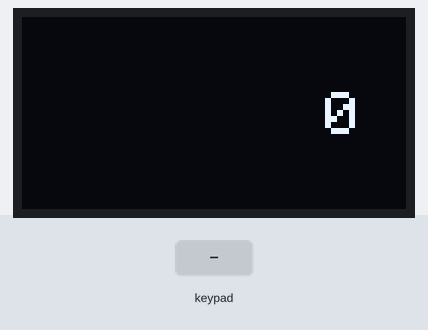
A sketch run on a simulated ESP32. Shown: 128×64 one-colour display. Wiring (inferred from the names in the program): 4×3 keypad with keys 1 2 3 4 5 6 7 8 9 * 0 # (labels assumed): rows GPIO 26, GPIO 27, GPIO 14, GPIO 12; columns GPIO 25, GPIO 32, GPIO 33. The inputs (shaded band) are chosen by the test bench. What the sketch prints to the serial monitor is not drawn.

Above: at 2.2 s.
2.3 s: keypad keys 1 2 * pressed 0.4 s apart
At 4.5 s:
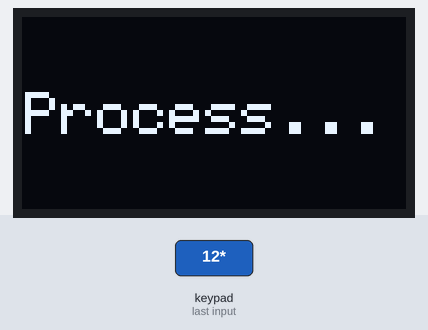
5.0 s: key '2' pressed
8.0 s: key '1' pressed
At 8.9 s:
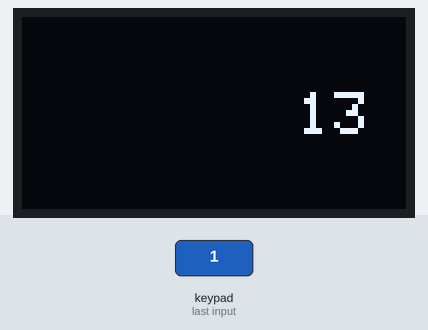
9.7 s: keypad keys 1 2 # pressed 0.4 s apart
At 11.0 s:
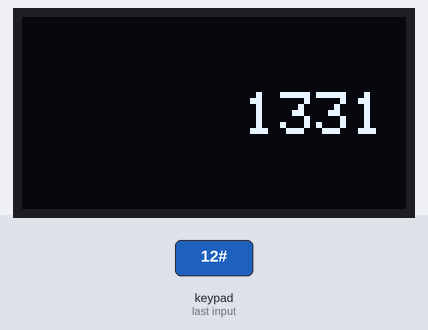
12.4 s: key '*' pressed
At 13.1 s:
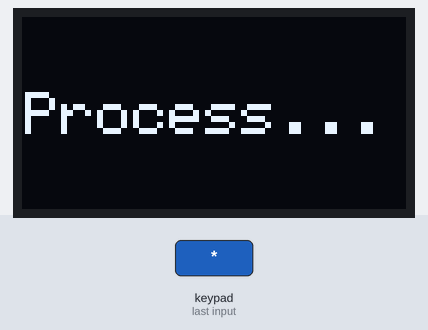
Timing chart, 0 to 15.4 s (numbered marks = the images above; inputs shaded):
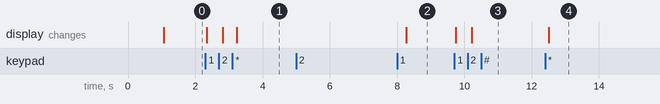

Measured:
- after the input at 2.3 s, the display: first changes at once (image 1 shows a later state)
- after the input at 5.0 s, every drawn part: stays the same
- after the input at 8.0 s, the display: changes after 0.28 s (image 2)
- after the input at 9.7 s, the display: first changes after 0.05 s (image 3 shows a later state)
- after the input at 12.4 s, the display: changes after 0.11 s (image 4)

The sketch:

KeyPad.ino
```cpp
#include <math.h>
#include <SPI.h>
#include <Wire.h>
#include <Adafruit_GFX.h>
#include <Adafruit_SH110X.h>

#define i2c_Address 0x3c

#define SCREEN_WIDTH 128
#define SCREEN_HEIGHT 64
#define OLED_RESET -1
Adafruit_SH1106G display = Adafruit_SH1106G(SCREEN_WIDTH, SCREEN_HEIGHT, &Wire, OLED_RESET);

#define OUT4 12 // 12 For esp32
#define OUT3 14 // 14  For esp32
#define OUT2 27 // 27  For esp32
#define OUT1 26 // 26  For esp32
#define IN3 25 // 25 For esp32
#define IN2 33 // 33  For esp32
#define IN1 32 // 32  For esp32

int keypad[] = {IN1, IN2, IN3, OUT1, OUT2, OUT3, OUT4};
int number[] = {66, 9, 10, 12, 17, 18, 20, 33, 34, 36, 65, 68}; // 65 DEL, 68, ENTER
byte x = B00000000;
int buttonState = LOW;
int count = 0;
int amount = 0;
int digits = 1;
int Withdraw = 0; //Withdraw State
int withdrawTime = 0;
int processTime = 5000;

int lastTime; //For keypad
int delayTime = 10;
byte loopcheck[] = {0, 0, 0};

void setup() {
  Serial.begin(9600);
  display.begin(i2c_Address, true);
  delay(1000);
  pinMode(OUT4, INPUT);
  pinMode(OUT3, INPUT);
  pinMode(OUT2, INPUT);
  pinMode(OUT1, INPUT);
  pinMode(IN3, OUTPUT);
  pinMode(IN2, OUTPUT);
  pinMode(IN1, OUTPUT);
}
void loop() {
  if(millis() - lastTime > delayTime){
    Numpad();
    OLEDdisplay();
    lastTime = millis();
  }
}

void OLEDdisplay() {
  display.clearDisplay();
  display.setTextSize(2);
  display.setTextColor(SH110X_WHITE);
  if(Withdraw){
    display.setCursor(1, 25);
    display.println("Process...");
    if(millis() - withdrawTime > processTime){
      Withdraw = 0;
    }
  }else{
    display.setCursor(110-(digits * 9), 25);
    display.println(amount);
  }

  display.display();
}

void Numpad() {
  digitalWrite(IN1,LOW);
  digitalWrite(IN2,LOW);
  digitalWrite(IN3,LOW);
  digitalWrite(keypad[count],HIGH);
  if(count == 0){
  digitalWrite(IN2,LOW);
    if(loopcheck[0] <= 4 && loopcheck[1] <= 4 && loopcheck[2] <= 4){
      buttonState = LOW;
    }
  }
  count += 1;
  for(int i = 0; i < 7; i++){
    bitWrite(x, i, digitalRead(keypad[i]));
    loopcheck[count-1] = x;
  }
  if(count > 2){
    count = 0;
  }
  for(int i = 0; i < 12; i++){
    if(x == number[i] && !buttonState){
      if(i == 10){
        if(amount == 0){
          Serial.println("cancel");
        }else{
          amount /= 10;
          if(digits > 1){
            digits--;
          }
        }
      }
      if(i == 11 && amount > 0){
        Serial.println("Withdraw");
        withdrawTime = millis();
        Withdraw = 1;
        amount = 0;
        digits = 1;
      }
      if(amount < 1000 && i < 10){
        if(amount > 0){
          amount *= 10;
          digits++;
        }
        //amount = amount * pow(10,digits);
        amount += i;
      }else if(i < 10){
        Serial.println("not enough money");
      }
      if(i < 11 && amount > 0){
        Serial.print("money = ");
        Serial.println(amount);
      }
      buttonState = HIGH;
    }
  }
}
```
